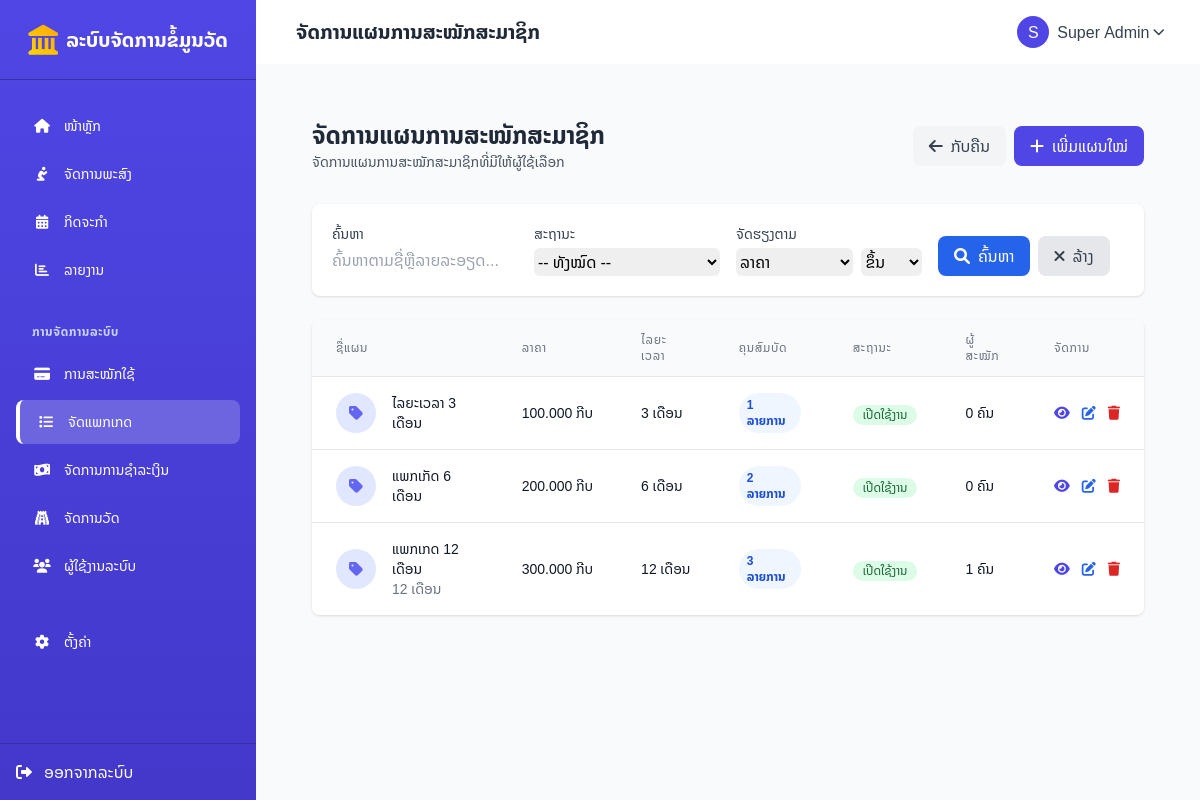
Page /subscription_plans/index.php (signed in) on the committed database.
### tables this page shows
CREATE TABLE `subscription_plans` (
  `id` int(11) NOT NULL,
  `name` varchar(100) NOT NULL,
  `description` text DEFAULT NULL,
  `price` decimal(10,2) NOT NULL DEFAULT 0.00,
  `duration_months` int(11) NOT NULL DEFAULT 1,
  `features` text DEFAULT NULL,
  `status` enum('active','inactive') NOT NULL DEFAULT 'active',
  `created_at` datetime NOT NULL DEFAULT current_timestamp(),
  `updated_at` timestamp NULL DEFAULT current_timestamp() ON UPDATE current_timestamp()
);

### config/base_url.php (called while the page is built)
<?php
$base_url = "http://localhost/temples/";
?>

### subscription_plans/index.php (the view, shortened to what this page needs)
<?php
require_once '../config/db.php';
require_once '../config/base_url.php';
$page = isset($_GET['page']) && is_numeric($_GET['page']) ? (int)$_GET['page'] : 1;
$limit = isset($_GET['limit']) && is_numeric($_GET['limit']) ? (int)$_GET['limit'] : 10;
$offset = ($page - 1) * $limit;
$search = $_GET['search'] ?? '';
$status = $_GET['status'] ?? '';
$sort_by = $_GET['sort'] ?? 'price';
$sort_dir = $_GET['dir'] ?? 'asc';
$params = [];
$where = [];
$where_clause = !empty($where) ? "WHERE " . implode(" AND ", $where) : "";
$sort_dir = strtoupper($sort_dir) === 'ASC' ? 'ASC' : 'DESC';
$sql = "
    SELECT * FROM subscription_plans
    $where_clause
    ORDER BY $sort_by $sort_dir
    LIMIT $limit OFFSET $offset
";
$plans = [];
try {
    $stmt = $pdo->prepare($sql);
    $stmt->execute($params);
    $plans = $stmt->fetchAll();
} catch (PDOException $e) {
    $_SESSION['error'] = "ບໍ່ພົບຕາຕະລາງແຜນການສະໝັກສະມາຊິກ: " . $e->getMessage();
    try {
        $tables = $pdo->query("SHOW TABLES LIKE 'subscription_plans'")->fetchAll();
        if (empty($tables)) {
            $pdo->exec("
                CREATE TABLE `subscription_plans` (
                  `id` int(11) NOT NULL AUTO_INCREMENT,
                  `name` varchar(100) NOT NULL,
                  `description` text DEFAULT NULL,
                  `price` decimal(10,2) NOT NULL DEFAULT 0.00,
                  `duration_months` int(11) NOT NULL DEFAULT 1,
                  `features` text DEFAULT NULL,
                  `status` enum('active','inactive') NOT NULL DEFAULT 'active',
                  `created_at` datetime NOT NULL DEFAULT current_timestamp(),
                  PRIMARY KEY (`id`)
                ) ENGINE=InnoDB DEFAULT CHARSET=utf8mb4
            ");
            $_SESSION['success'] = "ສ້າງຕາຕະລາງແຜນການສະໝັກສະມາຊິກສໍາເລັດແລ້ວ";
        }
    } catch (PDOException $table_e) {
        $_SESSION['error'] = "ເກີດຂໍ້ຜິດພາດໃນການສ້າງຕາຕະລາງ: " . $table_e->getMessage();
    }
}
$subscriptions_count = [];
try {
    $subs_sql = "
        SELECT plan_id, COUNT(*) as count
        FROM subscriptions
        WHERE plan_id IS NOT NULL
        GROUP BY plan_id
    ";
    $subs_stmt = $pdo->query($subs_sql);
    while ($row = $subs_stmt->fetch()) {
        $subscriptions_count[$row['plan_id']] = $row['count'];
    }
} catch (PDOException $e) {
}
require_once '../includes/header.php';
?>
<div class="max-w-7xl mx-auto px-4 sm:px-6 lg:px-8 py-8">
    <div class="flex justify-between items-center mb-8">
        <div>
            <h1 class="text-2xl font-bold text-gray-800">ຈັດການແຜນການສະໝັກສະມາຊິກ</h1>
            <p class="text-sm text-gray-600">ຈັດການແຜນການສະໝັກສະມາຊິກທີ່ມີໃຫ້ຜູ້ໃຊ້ເລືອກ</p>
        </div>
        <div class="flex space-x-2">
            <a href="<?= $base_url ?>dashboard.php" class="bg-gray-100 hover:bg-gray-200 text-gray-700 py-2 px-4 rounded-lg flex items-center transition">
                <i class="fas fa-arrow-left mr-2"></i> ກັບຄືນ
            </a>
            <a href="<?= $base_url ?>subscription_plans/add.php" class="bg-indigo-600 hover:bg-indigo-700 text-white py-2 px-4 rounded-lg flex items-center transition">
                <i class="fas fa-plus mr-2"></i> ເພີ່ມແຜນໃໝ່
            </a>
        </div>
    </div>
    <div class="mb-6 bg-white rounded-lg shadow p-5">
        <form action="<?= $_SERVER['PHP_SELF'] ?>" method="GET" class="grid grid-cols-1 md:grid-cols-4 gap-4">
            <div>
                <label for="search" class="block text-sm font-medium text-gray-700 mb-1">ຄົ້ນຫາ</label>
                <input type="text" name="search" id="search" class="form-input rounded-md w-full" value="<?= htmlspecialchars($search) ?>" placeholder="ຄົ້ນຫາຕາມຊື່ຫຼືລາຍລະອຽດ...">
            </div>
            <div>
                <label for="status" class="block text-sm font-medium text-gray-700 mb-1">ສະຖານະ</label>
                <select name="status" id="status" class="form-select rounded-md w-full">
                    <option value="">-- ທັງໝົດ --</option>
                </select>
            </div>
            <div>
                <label for="sort" class="block text-sm font-medium text-gray-700 mb-1">ຈັດຮຽງຕາມ</label>
                <div class="flex space-x-2">
                    <select name="sort" id="sort" class="form-select rounded-md w-full">
                        <option value="price" <?= $sort_by === 'price' ? 'selected' : '' ?>>ລາຄາ</option>
                    </select>
                    <select name="dir" id="dir" class="form-select rounded-md w-24">
                        <option value="asc" <?= $sort_dir === 'ASC' ? 'selected' : '' ?>>ຂຶ້ນ</option>
                    </select>
                </div>
            </div>
            <div class="flex items-end space-x-2">
                <button type="submit" class="bg-blue-600 hover:bg-blue-700 text-white py-2 px-4 rounded-lg flex items-center transition">
                    <i class="fas fa-search mr-2"></i> ຄົ້ນຫາ
                </button>
                <a href="<?= $base_url ?>subscription_plans/" class="bg-gray-200 hover:bg-gray-300 text-gray-700 py-2 px-4 rounded-lg flex items-center transition">
                    <i class="fas fa-times mr-2"></i> ລ້າງ
                </a>
            </div>
        </form>
    </div>
    <div class="bg-white rounded-lg shadow overflow-hidden">
        <div class="overflow-x-auto">
            <?php if (empty($plans)): ?>
            <div class="text-center py-12">
                <div class="inline-flex items-center justify-center w-16 h-16 rounded-full bg-indigo-100 mb-4">
                    <i class="fas fa-tags text-indigo-500 text-xl"></i>
                </div>
                <h3 class="text-lg font-medium text-gray-900 mb-1">ບໍ່ພົບຂໍ້ມູນແຜນການສະໝັກສະມາຊິກ</h3>
                <p class="text-gray-500 max-w-md mx-auto">
                    <?php if (!empty($search) || !empty($status)): ?>
                        ບໍ່ພົບລາຍການທີ່ຕົງກັບການຄົ້ນຫາຂອງທ່ານ. ລອງປ່ຽນເງື່ອນໄຂການຄົ້ນຫາແລ້ວລອງໃໝ່.
                    <?php else: ?>
                        ຍັງບໍ່ມີແຜນການສະໝັກສະມາຊິກໃນລະບົບ. ຄລິກປຸ່ມ "ເພີ່ມແຜນໃໝ່" ເພື່ອສ້າງແຜນການສະໝັກສະມາຊິກ.
                    <?php endif; ?>
                </p>
                <div class="mt-6">
                    <a href="<?= $base_url ?>subscription_plans/add.php" class="bg-indigo-600 hover:bg-indigo-700 text-white py-2 px-4 rounded-lg inline-flex items-center transition">
                        <i class="fas fa-plus mr-2"></i> ເພີ່ມແຜນໃໝ່
                    </a>
                </div>
            </div>
            <?php else: ?>
            <table class="min-w-full divide-y divide-gray-200">
                <thead class="bg-gray-50">
                    <tr>
                        <th scope="col" class="px-6 py-3 text-left text-xs font-medium text-gray-500 uppercase tracking-wider">ຊື່ແຜນ</th>
                        <th scope="col" class="px-6 py-3 text-left text-xs font-medium text-gray-500 uppercase tracking-wider">ລາຄາ</th>
                        <th scope="col" class="px-6 py-3 text-left text-xs font-medium text-gray-500 uppercase tracking-wider">ໄລຍະເວລາ</th>
                        <th scope="col" class="px-6 py-3 text-left text-xs font-medium text-gray-500 uppercase tracking-wider">ຄຸນສົມບັດ</th>
                        <th scope="col" class="px-6 py-3 text-left text-xs font-medium text-gray-500 uppercase tracking-wider">ສະຖານະ</th>
                        <th scope="col" class="px-6 py-3 text-left text-xs font-medium text-gray-500 uppercase tracking-wider">ຜູ້ສະໝັກ</th>
                        <th scope="col" class="px-6 py-3 text-left text-xs font-medium text-gray-500 uppercase tracking-wider">ຈັດການ</th>
                    </tr>
                </thead>
                <tbody class="bg-white divide-y divide-gray-200">
                    <?php foreach ($plans as $plan): ?>
                    <tr>
                        <td class="px-6 py-4">
                            <div class="flex items-center">
                                <div class="flex-shrink-0 h-10 w-10 rounded-full bg-indigo-100 flex items-center justify-center">
                                    <i class="fas fa-tag text-indigo-500"></i>
                                </div>
                                <div class="ml-4">
                                    <div class="text-sm font-medium text-gray-900"><?= htmlspecialchars($plan['name']) ?></div>
                                    <div class="text-sm text-gray-500">
                                        <?php
                                        $desc = htmlspecialchars($plan['description']);
                                        echo strlen($desc) > 50 ? substr($desc, 0, 50).'...' : $desc;
                                        ?>
                                    </div>
                                </div>
                            </div>
                        </td>
                        <td class="px-6 py-4 whitespace-nowrap">
                            <div class="text-sm font-medium text-gray-900">
                                <?= number_format($plan['price'], 0, ',', '.') ?> ກີບ
                            </div>
                        </td>
                        <td class="px-6 py-4 whitespace-nowrap">
                            <div class="text-sm text-gray-900">
                                <?= $plan['duration_months'] ?> ເດືອນ
                            </div>
                        </td>
                        <td class="px-6 py-4">
                            <div class="text-sm text-gray-900">
                                <?php
                                $features = explode("\n", $plan['features']);
                                $feature_count = count($features);
                                if (!empty($features[0])) {
                                    echo '<span class="inline-block bg-blue-50 text-blue-700 rounded-full px-2 py-1 text-xs font-semibold mr-1">' .
                                         $feature_count . ' ລາຍການ</span>';
                                } else {
                                    echo '<span class="text-gray-500 text-xs">ບໍ່ມີຄຸນສົມບັດ</span>';
                                }
                                ?>
                            </div>
                        </td>
                        <td class="px-6 py-4 whitespace-nowrap">
                            <?php if ($plan['status'] === 'active'): ?>
                            <span class="inline-flex items-center px-2.5 py-0.5 rounded-full text-xs font-medium bg-green-100 text-green-800">
                                ເປີດໃຊ້ງານ
                            </span>
                            <?php else: ?>
                            <span class="inline-flex items-center px-2.5 py-0.5 rounded-full text-xs font-medium bg-gray-100 text-gray-800">
                                ປິດໃຊ້ງານ
                            </span>
                            <?php endif; ?>
                        </td>
                        <td class="px-6 py-4 whitespace-nowrap">
                            <div class="text-sm text-gray-900">
                                <?= isset($subscriptions_count[$plan['id']]) ? $subscriptions_count[$plan['id']] : 0 ?> ຄົນ
                            </div>
                        </td>
                        <td class="px-6 py-4 whitespace-nowrap text-sm font-medium">
                            <div class="flex space-x-3">
                                <a href="<?= $base_url ?>subscription_plans/view.php?id=<?= $plan['id'] ?>" class="text-indigo-600 hover:text-indigo-900" title="ເບິ່ງລາຍລະອຽດ">
                                    <i class="fas fa-eye"></i>
                                </a>
                                <a href="<?= $base_url ?>subscription_plans/edit.php?id=<?= $plan['id'] ?>" class="text-blue-600 hover:text-blue-900" title="ແກ້ໄຂ">
                                    <i class="fas fa-edit"></i>
                                </a>
                                <a href="<?= $base_url ?>subscription_plans/delete.php?id=<?= $plan['id'] ?>"
                                   class="text-red-600 hover:text-red-900"
                                   title="ລຶບ"
                                   onclick="return confirm('ທ່ານແນ່ໃຈບໍ່ວ່າຕ້ອງການລຶບແຜນການສະໝັກສະມາຊິກນີ້?');">
                                    <i class="fas fa-trash"></i>
                                </a>
                            </div>
                        </td>
                    </tr>
                    <?php endforeach; ?>
                </tbody>
            </table>
            <?php endif; ?>
        </div>
    </div>
</div>
<?php
require_once '../includes/footer.php';
?>

### includes/header.php (style rules this page uses)
body { font-family: 'Noto Sans Lao', sans-serif; background-color: #F9FAFB; }

### rows in the picture
subscription_plans: name "ໄລຍະເວລາ 3 ເດືອນ", price "100.000", duration_months "3", features "1", status "ເປີດໃຊ້ງານ"
subscription_plans: name "ແພກເກັດ 6 ເດືອນ", price "200.000", duration_months "6", features "2", status "ເປີດໃຊ້ງານ"
subscription_plans: name "ແພກເກດ 12 ເດືອນ", description "12 ເດືອນ", price "300.000", duration_months "12", features "3", status "ເປີດໃຊ້ງານ", id "1"

### other values in the picture
$page_title "ຈັດການແຜນການສະໝັກສະມາຊິກ"
substr($_SESSION['user']['name'], 0, 1) "S"
$_SESSION['user']['name'] "Super Admin"
